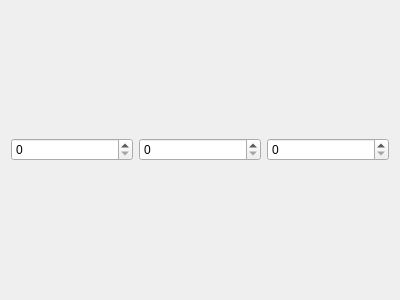
<?xml version="1.0" encoding="UTF-8"?>
<ui version="4.0">
 <class>IVec3Tuner</class>
 <widget class="QWidget" name="IVec3Tuner">
  <property name="geometry">
   <rect>
    <x>0</x>
    <y>0</y>
    <width>400</width>
    <height>300</height>
   </rect>
  </property>
  <property name="windowTitle">
   <string>Form</string>
  </property>
  <layout class="QHBoxLayout" name="horizontalLayout">
   <item>
    <widget class="QSpinBox" name="tuner_x"/>
   </item>
   <item>
    <widget class="QSpinBox" name="tuner_y"/>
   </item>
   <item>
    <widget class="QSpinBox" name="tuner_z"/>
   </item>
  </layout>
 </widget>
 <resources/>
 <connections/>
</ui>
